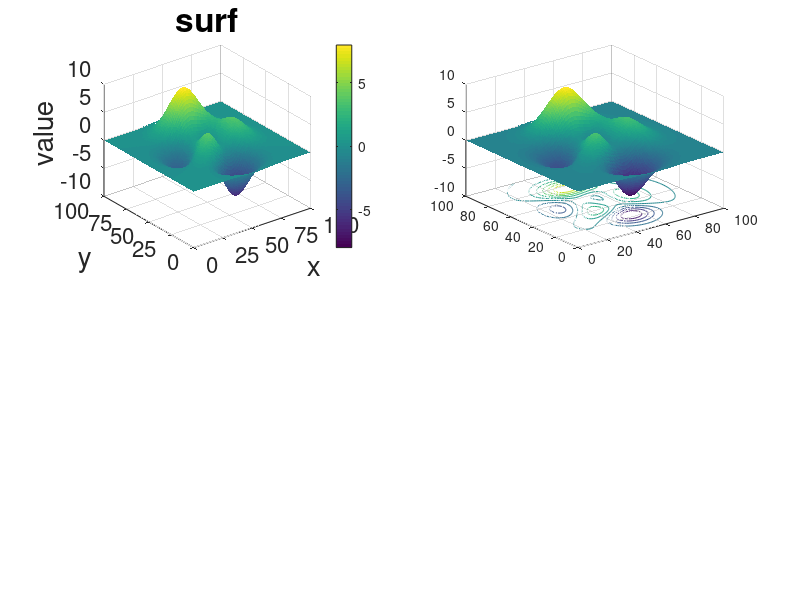

MATLAB code for this plot: (Note: this script raises an error after producing the figure.)
% IDRE workshop - Advanced Garphics with Matlab
% example 09 - surface plot

clc; clear;

% data - peaks (matlab internal function)
n = 101; % number of grids
[X,Y] = meshgrid(0:n-1,0:n-1);
Z = peaks(n);
[dX,dY] = gradient(Z,1);

% plot 
figure(1) % surf
subplot(2,2,1)
surf(X,Y,Z); shading flat; 
set(gca,'xlim',[0 n-1],'XTick',[0:25:n-1],'ylim',[0 n-1],'YTick',[0:25:n-1], ...
    'zlim',[-10 10],'ZTick',[-10:5:10],'clim',[-8 8],'FontSize',16);
xlabel('x','FontSize',20); ylabel('y','FontSize',20); zlabel('value','FontSize',20);
colorbar; 
title('surf','FontSize',24);

subplot(2,2,2);
s = surfc(X,Y,Z); shading flat;
s(2).LineWidth = 2;
set(gca,'xlim',[0 n-1],'XTick',[0:25:n-1],'ylim',[0 n-1],'YTick',[0:25:n-1], ...
    'zlim',[-10 10],'ZTick',[-10:5:10],'clim',[-8 8],'FontSize',16);
xlabel('x','FontSize',20); ylabel('y','FontSize',20); zlabel('value','FontSize',20);
colorbar;
title('surfc','FontSize',24);

figure(2)
subplot(2,3,1)
surfc(Z); shading flat;
set(gca,'xlim',[0 n-1],'XTick',[0:25:n-1],'ylim',[0 n-1],'YTick',[0:25:n-1], ...
    'zlim',[-10 10],'ZTick',[-10:5:10],'clim',[-8 8],'FontSize',16);
view(-15,15);
title('view(-15,15)','FontSize',22);

subplot(2,3,2)
surfc(Z); shading flat;
set(gca,'xlim',[0 n-1],'XTick',[0:25:n-1],'ylim',[0 n-1],'YTick',[0:25:n-1], ...
    'zlim',[-10 10],'ZTick',[-10:5:10],'clim',[-8 8],'FontSize',16);
view(-30,30);
title('view(-30,30)','FontSize',22);

subplot(2,3,3)
surfc(Z); shading flat;
set(gca,'xlim',[0 n-1],'XTick',[0:25:n-1],'ylim',[0 n-1],'YTick',[0:25:n-1], ...
    'zlim',[-10 10],'ZTick',[-10:5:10],'clim',[-8 8],'FontSize',16);
view(-45,45);
title('view(-45,45)','FontSize',22);

subplot(2,3,4)
surfc(Z,'FaceLighting','gouraud'); shading flat;
set(gca,'xlim',[0 n-1],'XTick',[0:25:n-1],'ylim',[0 n-1],'YTick',[0:25:n-1], ...
    'zlim',[-10 10],'ZTick',[-10:5:10],'clim',[-8 8],'FontSize',16);
xlabel('x','FontSize',20); ylabel('y','FontSize',20); zlabel('value','FontSize',20);
view(-30,30);
camlight('right')
title('camlight right','FontSize',22);

subplot(2,3,5)
surfc(Z,'FaceLighting','gouraud'); shading flat;
set(gca,'xlim',[0 n-1],'XTick',[0:25:n-1],'ylim',[0 n-1],'YTick',[0:25:n-1], ...
    'zlim',[-10 10],'ZTick',[-10:5:10],'clim',[-8 8],'FontSize',16);
xlabel('x','FontSize',20); ylabel('y','FontSize',20); zlabel('value','FontSize',20);
view(-30,30);
camlight('headlight');
title('camlight headlight','FontSize',22);

subplot(2,3,6)
sc = surfc(Z,'FaceLighting','gouraud'); shading flat;
set(gca,'xlim',[0 n-1],'XTick',[0:25:n-1],'ylim',[0 n-1],'YTick',[0:25:n-1], ...
    'zlim',[-10 10],'ZTick',[-10:5:10],'clim',[-8 8],'FontSize',16);
xlabel('x','FontSize',20); ylabel('y','FontSize',20); zlabel('value','FontSize',20);
view(-30,30);
camlight('headlight'); material dull;
title('camlight+material','FontSize',22);

